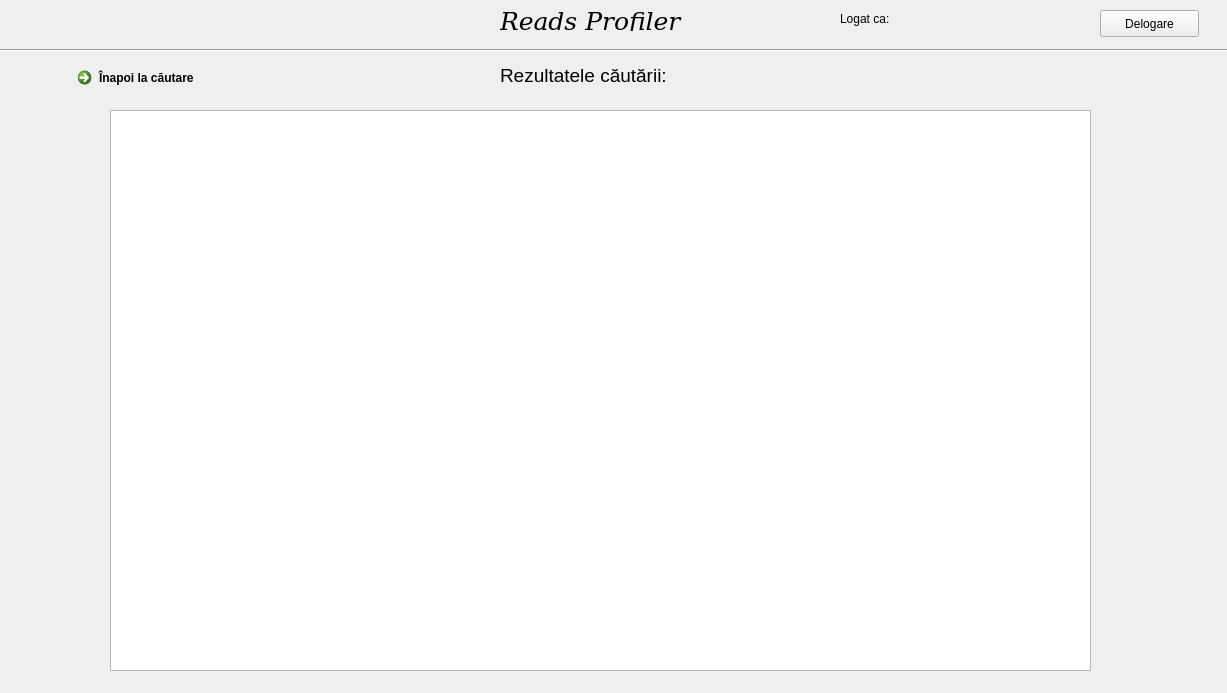
<?xml version="1.0" encoding="UTF-8"?>
<ui version="4.0">
 <class>Search</class>
 <widget class="QDialog" name="Search">
  <property name="geometry">
   <rect>
    <x>0</x>
    <y>0</y>
    <width>1227</width>
    <height>693</height>
   </rect>
  </property>
  <property name="windowTitle">
   <string>Dialog</string>
  </property>
  <widget class="Line" name="line">
   <property name="geometry">
    <rect>
     <x>0</x>
     <y>40</y>
     <width>1241</width>
     <height>20</height>
    </rect>
   </property>
   <property name="orientation">
    <enum>Qt::Horizontal</enum>
   </property>
  </widget>
  <widget class="QLabel" name="label">
   <property name="geometry">
    <rect>
     <x>500</x>
     <y>10</y>
     <width>271</width>
     <height>21</height>
    </rect>
   </property>
   <property name="font">
    <font>
     <family>DejaVu Serif</family>
     <pointsize>19</pointsize>
     <italic>true</italic>
    </font>
   </property>
   <property name="contextMenuPolicy">
    <enum>Qt::NoContextMenu</enum>
   </property>
   <property name="text">
    <string>Reads Profiler</string>
   </property>
  </widget>
  <widget class="QTableWidget" name="tableWidget">
   <property name="geometry">
    <rect>
     <x>110</x>
     <y>110</y>
     <width>981</width>
     <height>561</height>
    </rect>
   </property>
  </widget>
  <widget class="QLabel" name="result_info_label">
   <property name="geometry">
    <rect>
     <x>500</x>
     <y>60</y>
     <width>191</width>
     <height>31</height>
    </rect>
   </property>
   <property name="font">
    <font>
     <pointsize>14</pointsize>
    </font>
   </property>
   <property name="text">
    <string>Rezultatele căutării:</string>
   </property>
  </widget>
  <widget class="QCommandLinkButton" name="commandLinkButton">
   <property name="geometry">
    <rect>
     <x>70</x>
     <y>60</y>
     <width>187</width>
     <height>41</height>
    </rect>
   </property>
   <property name="text">
    <string>Înapoi la căutare</string>
   </property>
  </widget>
  <widget class="QLabel" name="logged_as">
   <property name="geometry">
    <rect>
     <x>840</x>
     <y>10</y>
     <width>241</width>
     <height>17</height>
    </rect>
   </property>
   <property name="text">
    <string>Logat ca:</string>
   </property>
  </widget>
  <widget class="QPushButton" name="pushButton">
   <property name="geometry">
    <rect>
     <x>1100</x>
     <y>10</y>
     <width>99</width>
     <height>27</height>
    </rect>
   </property>
   <property name="text">
    <string>Delogare</string>
   </property>
  </widget>
 </widget>
 <resources/>
 <connections/>
</ui>
